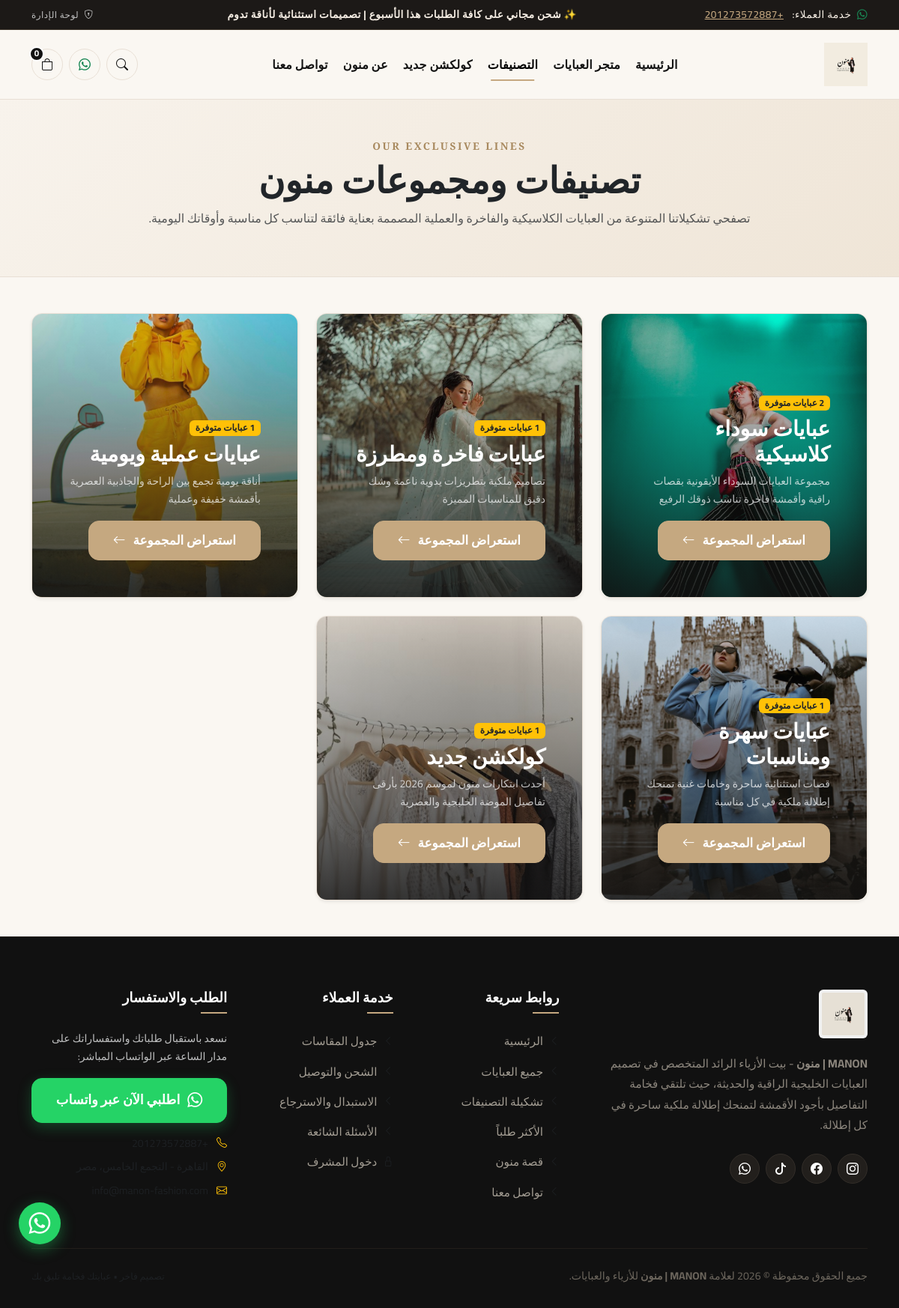
/categories.php, run on the app's committed database.
### tables this page shows
CREATE TABLE `categories` (
  `id` INT AUTO_INCREMENT PRIMARY KEY,
  `name` VARCHAR(150) NOT NULL,
  `slug` VARCHAR(150) NOT NULL UNIQUE,
  `description` TEXT NULL,
  `image` VARCHAR(255) NULL,
  `is_active` TINYINT(1) NOT NULL DEFAULT 1,
  `sort_order` INT NOT NULL DEFAULT 0,
  `created_at` DATETIME NOT NULL DEFAULT CURRENT_TIMESTAMP,
  `updated_at` DATETIME NOT NULL DEFAULT CURRENT_TIMESTAMP ON UPDATE CURRENT_TIMESTAMP
);

### includes/functions.php (called while the page is built, shortened)
<?php
function e($string) {
    return htmlspecialchars((string)$string, ENT_QUOTES, 'UTF-8');
}
function getSetting($key, $default = '') {
    static $settingsCache = null;
    if ($settingsCache === null) {
        $db = getDB();
        try {
            $stmt = $db->query("SELECT setting_key, setting_value FROM settings");
            $settingsCache = $stmt->fetchAll(PDO::FETCH_KEY_PAIR);
        } catch (Exception $e) {
            $settingsCache = [];
        }
    }
    return $settingsCache[$key] ?? $default;
}
function &getCart() {
    return $_SESSION['cart'];
}
function getCartCount() {
    $cart = getCart();
    $count = 0;
    return $count;
}

### categories.php (the view, shortened to what this page needs)
<?php
require_once __DIR__ . '/includes/header.php';
$db = getDB();
$sql = "
    SELECT c.*, COUNT(p.id) AS products_count
    FROM categories c
    LEFT JOIN products p ON c.id = p.category_id AND p.is_active = 1
    WHERE c.is_active = 1
    GROUP BY c.id
    ORDER BY c.sort_order ASC, c.id ASC
";
$categories = $db->query($sql)->fetchAll();
?>
<div class="py-5 text-center" style="background: linear-gradient(135deg, #F8F3EC 0%, #EFE5D7 100%); border-bottom: 1px solid var(--color-border);">
    <div class="container">
        <span class="section-tag">OUR EXCLUSIVE LINES</span>
        <h1 class="display-5 fw-bold text-dark mb-2">تصنيفات ومجموعات منون</h1>
        <p class="text-muted fs-6 max-w-600 mx-auto">
            تصفحي تشكيلاتنا المتنوعة من العبايات الكلاسيكية والفاخرة والعملية المصممة بعناية فائقة لتناسب كل مناسبة وأوقاتك اليومية.
        </p>
    </div>
</div>
<div class="container py-5">
    <div class="row g-4">
        <?php foreach ($categories as $cat): ?>
            <div class="col-lg-4 col-md-6">
                <div class="category-card position-relative overflow-hidden shadow-sm" style="height: 380px;">
                    <img src="<?= e($cat['image'] ?: 'assets/images/cat1.jpg') ?>" alt="<?= e($cat['name']) ?>">
                    <div class="category-overlay"></div>
                    <div class="category-info p-4 w-100">
                        <span class="badge bg-warning text-dark mb-2"><?= $cat['products_count'] ?> عبايات متوفرة</span>
                        <h2 class="category-name text-white fs-3 mb-2"><?= e($cat['name']) ?></h2>
                        <p class="text-light opacity-75 small mb-3"><?= e($cat['description']) ?></p>
                        <a href="shop.php?category=<?= e($cat['slug']) ?>" class="btn btn-sm btn-manon-gold">
                            <span>استعراض المجموعة</span>
                            <i class="bi bi-arrow-left"></i>
                        </a>
                    </div>
                </div>
            </div>
        <?php endforeach; ?>
    </div>
</div>
<?php require_once __DIR__ . '/includes/footer.php'; ?>

### includes/header.php (shortened to what this page needs)
<?php
require_once __DIR__ . '/functions.php';
$cartCount = getCartCount();
$announcement = getSetting('announcement', 'شحن مجاني على كافة الطلبات هذا الأسبوع | تصميمات استثنائية لأناقة تدوم');
$whatsappNumber = getSetting('whatsapp_number', WHATSAPP_RAW);
$currentPage = basename($_SERVER['PHP_SELF']);
?>
<!DOCTYPE html>
<html lang="ar" dir="rtl">
<head>
    <link rel="stylesheet" href="https://cdn.jsdelivr.net/npm/bootstrap@5.3.3/dist/css/bootstrap.rtl.min.css">
    <link rel="stylesheet" href="https://cdn.jsdelivr.net/npm/bootstrap-icons@1.11.3/font/bootstrap-icons.min.css">
    <link rel="stylesheet" href="<?= BASE_URL ?>assets/css/style.css">
</head>
<body>
    <div class="announcement-bar text-center">
        <div class="container d-flex justify-content-between align-items-center">
            <div class="d-none d-md-block">
                <i class="bi bi-whatsapp me-1 text-success"></i> خدمة العملاء: <a href="https://wa.me/<?= WHATSAPP_PHONE ?>" target="_blank"><?= e($whatsappNumber) ?></a>
            </div>
            <div class="mx-auto fw-bold text-center">
                <span>✨ <?= e($announcement) ?></span>
            </div>
            <div class="d-none d-md-block">
                <a href="<?= BASE_URL ?>admin/login.php" class="text-light text-decoration-none small opacity-75 hover-opacity-100">
                    <i class="bi bi-shield-lock me-1"></i> لوحة الإدارة
                </a>
            </div>
        </div>
    </div>
    <nav class="navbar navbar-expand-lg navbar-manon">
        <div class="container">
            <a class="navbar-brand logo-wrapper" href="<?= BASE_URL ?>index.php">
                <img src="<?= BASE_URL ?>assets/images/logo.jpg" alt="MANON Logo" class="logo-img">
            </a>
            <div class="collapse navbar-collapse justify-content-center" id="manonNavbarNav">
                <ul class="navbar-nav align-items-center gap-1 my-3 my-lg-0">
                    <li class="nav-item">
                        <a class="nav-link nav-link-manon <?= ($currentPage == 'index.php') ? 'active' : '' ?>" href="<?= BASE_URL ?>index.php">الرئيسية</a>
                    </li>
                    <li class="nav-item">
                        <a class="nav-link nav-link-manon <?= ($currentPage == 'shop.php') ? 'active' : '' ?>" href="<?= BASE_URL ?>shop.php">متجر العبايات</a>
                    </li>
                    <li class="nav-item">
                        <a class="nav-link nav-link-manon <?= ($currentPage == 'categories.php') ? 'active' : '' ?>" href="<?= BASE_URL ?>categories.php">التصنيفات</a>
                    </li>
                    <li class="nav-item">
                        <a class="nav-link nav-link-manon" href="<?= BASE_URL ?>shop.php?filter=new">كولكشن جديد</a>
                    </li>
                    <li class="nav-item">
                        <a class="nav-link nav-link-manon <?= ($currentPage == 'about.php') ? 'active' : '' ?>" href="<?= BASE_URL ?>about.php">عن منون</a>
                    </li>
                    <li class="nav-item">
                        <a class="nav-link nav-link-manon <?= ($currentPage == 'contact.php') ? 'active' : '' ?>" href="<?= BASE_URL ?>contact.php">تواصل معنا</a>
                    </li>
                </ul>
            </div>
            <div class="d-none d-lg-flex align-items-center gap-2">
                <button class="nav-icon-btn" type="button" data-bs-toggle="modal" data-bs-target="#searchModal" title="بحث في المتجر">
                    <i class="bi bi-search"></i>
                </button>
                <a href="https://wa.me/<?= WHATSAPP_PHONE ?>?text=<?= rawurlencode('مرحباً متجر منون، أود الاستفسار عن كولكشن العبايات الفاخرة') ?>" target="_blank" class="nav-icon-btn" title="تواصل واتساب">
                    <i class="bi bi-whatsapp text-success"></i>
                </a>
                <a href="<?= BASE_URL ?>cart.php" class="nav-icon-btn" title="سلة المشتريات">
                    <i class="bi bi-bag"></i>
                    <span class="cart-badge cart-count-val"><?= $cartCount ?></span>
                </a>
            </div>
        </div>
    </nav>

### includes/footer.php (shortened to what this page needs)
<?php
$whatsappNumber = getSetting('whatsapp_number', WHATSAPP_RAW);
$storeEmail = getSetting('email', STORE_EMAIL);
$storeAddress = getSetting('address', STORE_ADDRESS);
?>
    <a href="https://wa.me/<?= WHATSAPP_PHONE ?>?text=<?= rawurlencode('مرحباً MANON، أريد الاستفسار عن تفاصيل العبايات الفاخرة') ?>" class="floating-whatsapp" target="_blank" title="محادثة فورية عبر واتساب">
        <i class="bi bi-whatsapp"></i>
    </a>
    <footer class="footer-manon">
        <div class="container">
            <div class="row g-4 justify-content-between">
                <div class="col-lg-4 col-md-6">
                    <img src="<?= BASE_URL ?>assets/images/logo.jpg" alt="MANON" class="footer-logo rounded-2 p-1 bg-white">
                    <p class="footer-desc mt-2">
                        <strong>MANON | منون</strong> - بيت الأزياء الرائد المتخصص في تصميم العبايات الخليجية الراقية والحديثة، حيث تلتقي فخامة التفاصيل بأجود الأقمشة لتمنحك إطلالة ملكية ساحرة في كل إطلالة.
                    </p>
                    <div class="d-flex align-items-center mt-3">
                        <a href="https://instagram.com" target="_blank" class="footer-social-link" title="إنستغرام"><i class="bi bi-instagram"></i></a>
                        <a href="https://facebook.com" target="_blank" class="footer-social-link" title="فيسبوك"><i class="bi bi-facebook"></i></a>
                        <a href="https://tiktok.com" target="_blank" class="footer-social-link" title="تيك توك"><i class="bi bi-tiktok"></i></a>
                        <a href="https://wa.me/<?= WHATSAPP_PHONE ?>" target="_blank" class="footer-social-link" title="واتساب"><i class="bi bi-whatsapp"></i></a>
                    </div>
                </div>
                <div class="col-lg-2 col-md-3 col-6">
                    <h5 class="footer-heading">روابط سريعة</h5>
                    <ul class="footer-links">
                        <li><a href="<?= BASE_URL ?>index.php"><i class="bi bi-chevron-left text-muted small"></i> الرئيسية</a></li>
                        <li><a href="<?= BASE_URL ?>shop.php"><i class="bi bi-chevron-left text-muted small"></i> جميع العبايات</a></li>
                        <li><a href="<?= BASE_URL ?>categories.php"><i class="bi bi-chevron-left text-muted small"></i> تشكيلة التصنيفات</a></li>
                        <li><a href="<?= BASE_URL ?>shop.php?filter=featured"><i class="bi bi-chevron-left text-muted small"></i> الأكثر طلباً</a></li>
                        <li><a href="<?= BASE_URL ?>about.php"><i class="bi bi-chevron-left text-muted small"></i> قصة منون</a></li>
                        <li><a href="<?= BASE_URL ?>contact.php"><i class="bi bi-chevron-left text-muted small"></i> تواصل معنا</a></li>
                    </ul>
                </div>
                <div class="col-lg-2 col-md-3 col-6">
                    <h5 class="footer-heading">خدمة العملاء</h5>
                    <ul class="footer-links">
                        <li><a href="<?= BASE_URL ?>contact.php"><i class="bi bi-chevron-left text-muted small"></i> جدول المقاسات</a></li>
                        <li><a href="<?= BASE_URL ?>contact.php"><i class="bi bi-chevron-left text-muted small"></i> الشحن والتوصيل</a></li>
                        <li><a href="<?= BASE_URL ?>contact.php"><i class="bi bi-chevron-left text-muted small"></i> الاستبدال والاسترجاع</a></li>
                        <li><a href="<?= BASE_URL ?>contact.php"><i class="bi bi-chevron-left text-muted small"></i> الأسئلة الشائعة</a></li>
                        <li><a href="<?= BASE_URL ?>admin/login.php"><i class="bi bi-lock text-muted small"></i> دخول المشرف</a></li>
                    </ul>
                </div>
                <div class="col-lg-3 col-md-6">
                    <h5 class="footer-heading">الطلب والاستفسار</h5>
                    <p class="text-light opacity-75 small mb-3">نسعد باستقبال طلباتك واستفساراتك على مدار الساعة عبر الواتساب المباشر:</p>
                    <div class="mb-3">
                        <a href="https://wa.me/<?= WHATSAPP_PHONE ?>" target="_blank" class="btn btn-whatsapp-order w-100 text-center">
                            <i class="bi bi-whatsapp fs-5"></i> اطلبي الآن عبر واتساب
                        </a>
                    </div>
                    <div class="small text-muted mb-2">
                        <i class="bi bi-telephone me-2 text-warning"></i> <?= e($whatsappNumber) ?>
                    </div>
                    <div class="small text-muted mb-2">
                        <i class="bi bi-geo-alt me-2 text-warning"></i> <?= e($storeAddress) ?>
                    </div>
                    <div class="small text-muted">
                        <i class="bi bi-envelope me-2 text-warning"></i> <?= e($storeEmail) ?>
                    </div>
                </div>
            </div>
            <div class="footer-bottom d-flex flex-column flex-md-row justify-content-between align-items-center gap-3">
                <div>
                    جميع الحقوق محفوظة &copy; <?= date('Y') ?> لعلامة <strong>MANON | منون</strong> للأزياء والعبايات.
                </div>
                <div class="text-muted small">
                </div>
            </div>
        </div>
    </footer>
</body>
</html>

### data on the page
categories: image (picture), products_count "2", name "عبايات سوداء كلاسيكية", description "مجموعة العبايات السوداء الأيقونية بقصات راقية وأقمشة فاخرة تناسب ذوقك الرفيع"
categories: image (picture), products_count "1", name "عبايات فاخرة ومطرزة", description "تصاميم ملكية بتطريزات يدوية ناعمة وشك دقيق للمناسبات المميزة"
categories: image (picture), products_count "1", name "عبايات عملية ويومية", description "أناقة يومية تجمع بين الراحة والجاذبية العصرية بأقمشة خفيفة وعملية"
categories: image (picture), products_count "1", name "عبايات سهرة ومناسبات", description "قصات استثنائية ساحرة وخامات غنية تمنحك إطلالة ملكية في كل مناسبة"
categories: image (picture), products_count "1", name "كولكشن جديد", description "أحدث ابتكارات منون لموسم 2026 بأرقى تفاصيل الموضة الخليجية والعصرية"

### other printed values
$whatsappNumber "+201273572887"
$announcement "شحن مجاني على كافة الطلبات هذا الأسبوع | تصميمات استثنائية لأناقة تدوم"
$cartCount "0"
